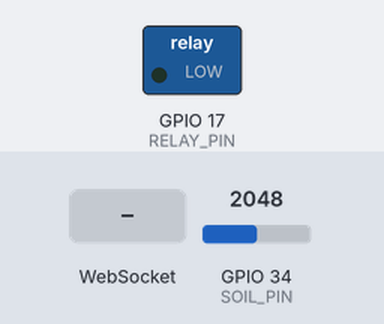
The sketch below on a simulated ESP32. Parts: switched loads named in the sketch (green lamp = pin HIGH). The test bench sets the inputs (shaded band); at power-on: GPIO 34 (SOIL_PIN) = 2048. WiFi joins after 1.5 s; servers stay silent unless stated; uploads are accepted with an empty reply; what the sketch prints to the serial monitor is not drawn.

Above: at 2.7 s.
2.8 s: WebSocket text "START" received
At 3.5 s:
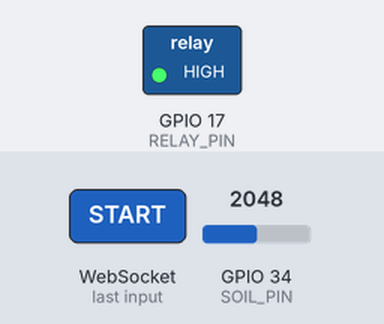
5.3 s: WebSocket text "WATER:MODE" received
6.8 s: WebSocket text "WATER:AUTO" received
Timing chart, 0 to 9.8 s (numbered marks = the images above; inputs shaded):
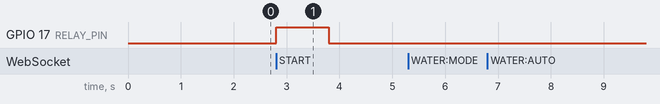

The sketch:

soil..ino
```cpp
#include <WiFi.h>
#include <HTTPClient.h>
#include <WebSocketsClient.h>

// ================= WIFI =================
const char* WIFI_SSID = "IT911";
const char* WIFI_PASSWORD = "OsamaBenLaden2011";

// ================= BACKEND =================
const char* IRRIGATION_ENDPOINT = "http://192.168.0.200:8000/api/irrigation";
const char* SOIL_ENDPOINT       = "http://192.168.0.200:8000/api/soil";

// ================= WEBSOCKET =================
WebSocketsClient webSocket;
const char* WS_HOST = "192.168.0.200";
const int   WS_PORT = 8000;
const char* WS_PATH = "/ws/";

bool autoMode = true;
bool isWater = false;

const long SOIL_INTERVAL = 5000;     // каждые 5 сек
const long PUMP_DURATION = 1000;    // 1 секунда помпа
const long AUTO_DELAY    = 30000;   // защита от частых автополивов

unsigned long lastSOILTime = 0;
unsigned long pumpStartTime = 0;
unsigned long lastAutoWaterTime = 0;

// ================= PINS =================
#define RELAY_PIN 17
#define SOIL_PIN 34

// ================= FUNCTIONS =================

void sendHTTP(const char* url, String payload) {
  if (WiFi.status() == WL_CONNECTED) {
    HTTPClient http;
    http.begin(url);
    http.addHeader("Content-Type", "application/json");

    int httpResponseCode = http.POST(payload);

    Serial.println("POST -> " + String(url));
    Serial.println("Payload: " + payload);
    Serial.println("Response: " + String(httpResponseCode));

    http.end();
  }
}

void turnOnPump() {
  if (!isWater) {
    digitalWrite(RELAY_PIN, HIGH);
    isWater = true;
    pumpStartTime = millis();
    sendIrrigation();
    Serial.println("✅ PUMP ON");
  }
}

void turnOffPump() {
  digitalWrite(RELAY_PIN, LOW);
  isWater = false;
  Serial.println("🛑 PUMP OFF");
}

void connectToWiFi() {
  WiFi.begin(WIFI_SSID, WIFI_PASSWORD);
  Serial.print("Connecting to WiFi");

  while (WiFi.status() != WL_CONNECTED) {
    delay(500);
    Serial.print(".");
  }

  Serial.println("\n✅ WiFi Connected");
  Serial.println(WiFi.localIP());
}

int getSoil() {
  return analogRead(SOIL_PIN);
}

void sendSoil(int soil) {
  String payload = "{\"value\":" + String(soil) + "}";
  sendHTTP(SOIL_ENDPOINT, payload);
}

void sendIrrigation() {
  String payload = "{}";
  sendHTTP(IRRIGATION_ENDPOINT, payload);
}

void sendStatusWS() {
  String status = isWater ? "ON" : "OFF";
  String mode   = autoMode ? "AUTO" : "MANUAL";
  String msg = "STATUS:" + status + ":" + mode;
  webSocket.sendTXT(msg);
}

// ================= WEBSOCKET =================

void webSocketEvent(WStype_t type, uint8_t * payload, size_t length) {
  if (type == WStype_TEXT) {
    String msg = String((char*)payload);
    Serial.println("WS -> " + msg);

    // Режим
    if (msg == "WATER:MODE") {
      webSocket.sendTXT(autoMode ? "WATER:AUTO" : "WATER:MANUAL");
    }

    if (msg == "WATER:AUTO")   autoMode = true;
    if (msg == "WATER:MANUAL") autoMode = false;

    // Ручной полив (1 секунда)
    if (msg == "START") {
      turnOnPump();
    }

    // Статус
    if (msg == "get_status") sendStatusWS();
  }
}

void startWebSocket() {
  webSocket.begin(WS_HOST, WS_PORT, WS_PATH);
  webSocket.onEvent(webSocketEvent);
}

// ================= SETUP =================

void setup() {
  Serial.begin(115200);

  pinMode(RELAY_PIN, OUTPUT);
  digitalWrite(RELAY_PIN, LOW);

  connectToWiFi();
  startWebSocket();
}

// ================= LOOP =================

void loop() {
  webSocket.loop();
  unsigned long currentMillis = millis();

  // ===== ОТПРАВКА SOIL КАЖДЫЕ 5 СЕК =====
  if (currentMillis - lastSOILTime >= SOIL_INTERVAL) {
    lastSOILTime = currentMillis;

    int soil = getSoil();
    Serial.println("Soil: " + String(soil));
    sendSoil(soil);

    // ===== АВТО ПОЛИВ ПРИ SOIL > 3000 =====
    if (autoMode && soil > 3000 && currentMillis - lastAutoWaterTime > AUTO_DELAY) {
      lastAutoWaterTime = currentMillis;
      turnOnPump();
      sendIrrigation();
    }
  }

  // ===== АВТО ВЫКЛЮЧЕНИЕ ПОМПЫ ЧЕРЕЗ 1 СЕК =====
  if (isWater && currentMillis - pumpStartTime >= PUMP_DURATION) {
    turnOffPump();
  }
}
```

Measured:
- after the input at 2.8 s, GPIO 17 (RELAY_PIN): LOW → HIGH at once, → LOW 1.0 s later
- after the input at 5.3 s, every drawn part: stays the same
- after the input at 6.8 s, every drawn part: stays the same
